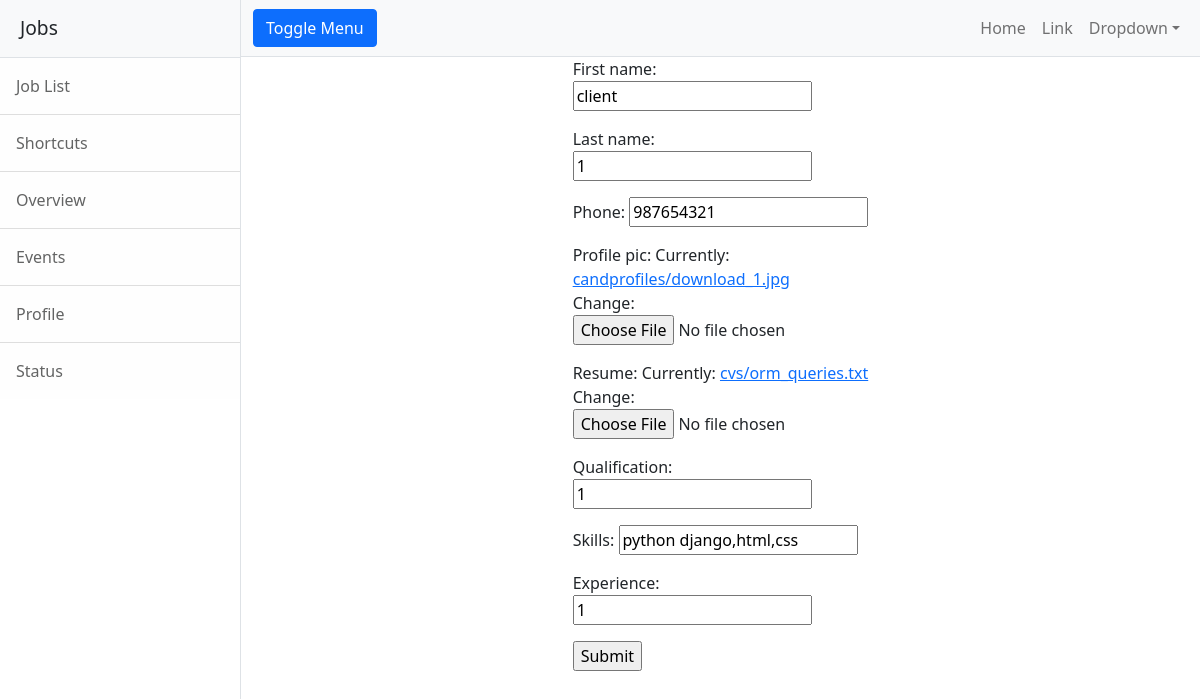
Screenshot of /candidates/profile/edit (signed in) with the database file from the repository.
### employer/models.py (models this page shows)
class User(AbstractUser):
    options=(
             ("employer","employer"),
             ("candidate","candidate")
             )
    role=models.CharField(max_length=120,choices=options,default="candidate")
    phone=models.CharField(max_length=12,null=True)

### candidates/models.py (models this page shows)
class CandidateProfile(models.Model):
    user=models.OneToOneField(User,on_delete=models.CASCADE,related_name="candidate")
    profile_pic=models.ImageField(upload_to="candprofiles")
    resume=models.FileField(upload_to="cvs",null=True)
    qualification=models.CharField(max_length=120)
    skills=models.CharField(max_length=120)
    experience=models.PositiveIntegerField(default=0)

### candidates/views.py (the view, shortened to what this page needs)
# urls.py: path("profile/edit",views.CandidateProfileEditView.as_view(),name="cand-editview"),
class CandidateProfileEditView(FormView):
    template_name = "candidate/can-editprof.html"
    form_class = CandidateProfileUpdateForm
    def get(self,request,*args,**kwargs):
        prodetails=CandidateProfile.objects.get(user=request.user)
        form=self.form_class(instance=prodetails,initial={"first_name":request.user.first_name,
                                                          "last_name":request.user.last_name,
                                                          "phone":request.user.phone})
        return render(request,self.template_name,{"form":form})

### candidates/forms.py
class CandidateProfileUpdateForm(forms.ModelForm):
    first_name=forms.CharField()
    last_name=forms.CharField()
    phone=forms.CharField()
    class Meta:
        model=CandidateProfile
        fields=[
            "first_name",
            "last_name",
            "phone",
            "profile_pic",
            "resume",
            "qualification",
            "skills",
            "experience",
        ]

### candidates/templates/candidate/can-editprof.html (shortened to what this page needs)
{%extends 'candidate/base.html'%}
{%block body_block%}
  <div class="row">
      <div class="col-4"></div>
      <div class="col-4">
          <form action="" method="post" enctype="multipart/form-data">
              {{form.as_p}}
              <input type="submit">
          </form>
      </div>
      <div class="col-4"></div>
  </div>
{%endblock%}

### rows the page displays
User: first_name "client", phone "987654321"
CandidateProfile: qualification "1", skills "python django,html,css", experience "1"
